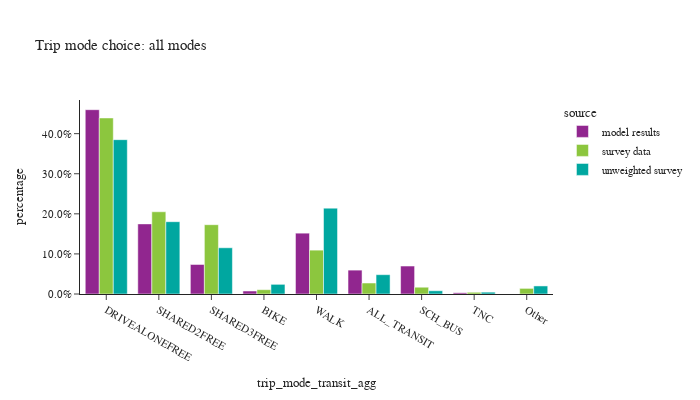

Notebook code for this chart:
### Code cell
# aggregate transit modes
transit_modes = ['WALK_LOC','WALK_COM','WALK_FRY','WALK_LR','DRIVE_TRN']
trip_mode_ordered = ["DRIVEALONEFREE", "SHARED2FREE", "SHARED3FREE", "BIKE","WALK","ALL_TRANSIT","SCH_BUS","TNC","Other"]
trip_data['trip_mode_transit_agg'] = trip_data['trip_mode_match'].apply(lambda x: "ALL_TRANSIT" if x in transit_modes else x)

df_plot = trip_data.groupby(['source','trip_mode_transit_agg'])['trip_weight'].sum().reset_index()
df_plot['percentage'] = df_plot.groupby(['source'], group_keys=False)['trip_weight']. \
    apply(lambda x: x / float(x.sum()))

fig = px.bar(df_plot, x="trip_mode_transit_agg", y="percentage", color="source",barmode="group",
             category_orders={"trip_mode_transit_agg": trip_mode_ordered},
             title="Trip mode choice: all modes")
fig.for_each_annotation(lambda a: a.update(text = a.text.split("=")[-1]))
fig.update_layout(height=400, width=700, yaxis=dict(tickformat=".1%"))
fig.show()

### Figure 1 — Plotly figure (JSON) as saved in the notebook; plotly's stock layout.template omitted (floating-point values rounded to 4 significant figures)
{"data": [{"alignmentgroup": "True", "hovertemplate": "source=model results<br>trip_mode_transit_agg=%{x}<br>percentage=%{y}<extra></extra>", "legendgroup": "model results", "marker": {"color": "#91268F", "pattern": {"shape": ""}}, "name": "model results", "offsetgroup": "model results", "orientation": "v", "showlegend": true, "textposition": "auto", "type": "bar", "x": ["ALL_TRANSIT", "BIKE", "DRIVEALONEFREE", "SCH_BUS", "SHARED2FREE", "SHARED3FREE", "TNC", "WALK"], "xaxis": "x", "y": [0.05958, 0.007491, 0.4598, 0.06977, 0.1749, 0.07364, 0.003079, 0.1518], "yaxis": "y"}, {"alignmentgroup": "True", "hovertemplate": "source=survey data<br>trip_mode_transit_agg=%{x}<br>percentage=%{y}<extra></extra>", "legendgroup": "survey data", "marker": {"color": "#8CC63E", "pattern": {"shape": ""}}, "name": "survey data", "offsetgroup": "survey data", "orientation": "v", "showlegend": true, "textposition": "auto", "type": "bar", "x": ["ALL_TRANSIT", "BIKE", "DRIVEALONEFREE", "Other", "SCH_BUS", "SHARED2FREE", "SHARED3FREE", "TNC", "WALK"], "xaxis": "x", "y": [0.0274, 0.01075, 0.4391, 0.01403, 0.01691, 0.2051, 0.1729, 0.004335, 0.1094], "yaxis": "y"}, {"alignmentgroup": "True", "hovertemplate": "source=unweighted survey<br>trip_mode_transit_agg=%{x}<br>percentage=%{y}<extra></extra>", "legendgroup": "unweighted survey", "marker": {"color": "#00A7A0", "pattern": {"shape": ""}}, "name": "unweighted survey", "offsetgroup": "unweighted survey", "orientation": "v", "showlegend": true, "textposition": "auto", "type": "bar", "x": ["ALL_TRANSIT", "BIKE", "DRIVEALONEFREE", "Other", "SCH_BUS", "SHARED2FREE", "SHARED3FREE", "TNC", "WALK"], "xaxis": "x", "y": [0.04821, 0.0241, 0.385, 0.0201, 0.008077, 0.1804, 0.1153, 0.004615, 0.2142], "yaxis": "y"}], "layout": {"barmode": "group", "height": 400, "legend": {"title": {"text": "source"}, "tracegroupgap": 0}, "title": {"text": "Trip mode choice: all modes"}, "width": 700, "xaxis": {"anchor": "y", "categoryarray": ["DRIVEALONEFREE", "SHARED2FREE", "SHARED3FREE", "BIKE", "WALK", "ALL_TRANSIT", "SCH_BUS", "TNC", "Other"], "categoryorder": "array", "domain": [0.0, 1.0], "title": {"text": "trip_mode_transit_agg"}}, "yaxis": {"anchor": "x", "domain": [0.0, 1.0], "tickformat": ".1%", "title": {"text": "percentage"}}}}
